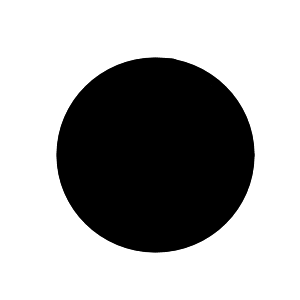
#> input picture img/circle1.png, 300 x 300 px
$ python sift.py
#> lines starting #> are read from the running program, lines starting #| are printed output that depends on the picture
import cv2
import matplotlib.pyplot as plt
import tracemalloc

tracemalloc.start()
# Load the images to be compared
image1 = cv2.imread('img/circle1.png', cv2.IMREAD_GRAYSCALE)  # Query image
#> image1 is the input picture: shape (300, 300); min 0, max 255, mean 169
image2 = cv2.imread('img/circle2.png', cv2.IMREAD_GRAYSCALE)  # Train image
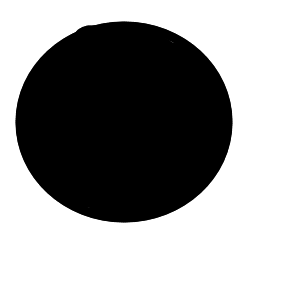
#> input picture img/circle2.png, 300 x 300 px
#> image2 is the input picture: shape (300, 300); min 0, max 255, mean 157.8

# Initialize the SIFT detector
sift = cv2.SIFT_create()

# Detect keypoints and compute descriptors
keypoints1, descriptors1 = sift.detectAndCompute(image1, None)
#> keypoints1 = 3 keypoints; (x, y, size): (150, 150, 111.2), (150, 150, 111.2), (150, 150, 111.2)
keypoints2, descriptors2 = sift.detectAndCompute(image2, None)
#> keypoints2 = 4 keypoints; (x, y, size): (86, 32, 11.1), (74, 30, 2.5), (58, 203, 1.8), (71, 29, 7.8)

# Use BFMatcher to match descriptors
bf = cv2.BFMatcher(cv2.NORM_L2, crossCheck=True)
matches = bf.match(descriptors1, descriptors2)
#> matches = 1 matches

# Sort matches by distance (lower distance = better match)
matches = sorted(matches, key=lambda x: x.distance)

# Draw the top matches
matched_image = cv2.drawMatches(image1, keypoints1, image2, keypoints2, matches[:50], None, flags=cv2.DrawMatchesFlags_NOT_DRAW_SINGLE_POINTS)
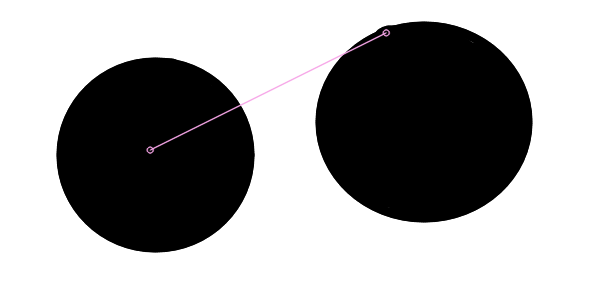
#> matched_image: shape (300, 600, 3); mean of channels 0, 1, 2 163.6, 163.5, 163.7; drawn as B, G, R

print(tracemalloc.get_traced_memory())
tracemalloc.stop()

# Display the result
plt.figure(figsize=(12, 8))
plt.imshow(matched_image)
plt.title('Feature Matches')
plt.axis('off')
plt.show()
